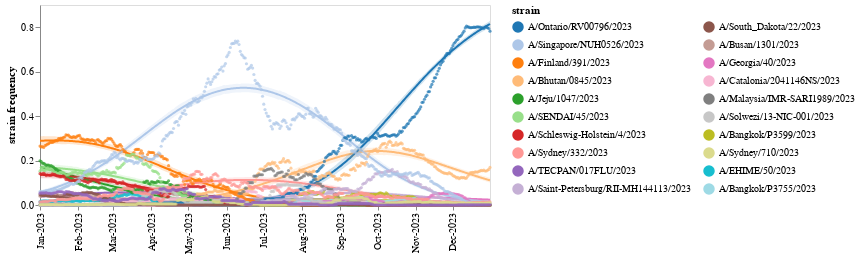

The notebook cell this image was saved under:
### Code cell
max_freq_sorted_strains = (
    plot_freqs_df.sort_values("freq_median", ascending=False)["strain"].unique()
)

freqs_chart_base = (
    alt.Chart(plot_freqs_df)
    .encode(
        alt.X(
            "date",
            title=None,
            axis=alt.Axis(grid=False, format="%b-%Y", labelAngle=-90),
        ),
        alt.Color(
            "strain",
            scale=alt.Scale(domain=max_freq_sorted_strains, scheme="category20"),
            legend=alt.Legend(
                labelLimit=500,
                columns=int(math.ceil(plot_freqs_df["strain"].nunique() / 12)),
            ),
        ),
        tooltip=[
            "strain",
            "growth_advantage",
            "date",
            alt.Tooltip("freq_median", format=".2f", title="predicted frequency"),
            alt.Tooltip(
                "frac_sequences",
                format=".2f",
                title=f"actual frequency (+/-{plot_window_frame_days} days)",
            ),
        ],
    )
    .properties(
        width=450,
        height=200,
    )
)

freqs_chart_median = (
    freqs_chart_base
    .encode(alt.Y("freq_median", title="strain frequency", axis=alt.Axis(grid=False)))
    .mark_line(opacity=1, strokeWidth=2)
)

freqs_chart_hpd = (
    freqs_chart_base
    .encode(
        alt.Y("freq_hpd_min"),
        alt.Y2("freq_hpd_max"),
    )
    .mark_area(opacity=0.2)
)

freqs_chart_points = (
    freqs_chart_base
    .encode(alt.Y("frac_sequences"))
    .mark_circle(size=10)
)

freqs_chart_median + freqs_chart_hpd + freqs_chart_points

### Figure 1 — Vega-Lite specification as saved in the notebook (floating-point values rounded to 4 significant figures; data arrays with more than 128 entries replaced by an {"elided": "..."} marker saying what was removed)
{"config": {"view": {"continuousWidth": 300, "continuousHeight": 300}}, "layer": [{"mark": {"type": "line", "opacity": 1, "strokeWidth": 2}, "encoding": {"color": {"field": "strain", "legend": {"columns": 2, "labelLimit": 500}, "scale": {"domain": ["A/Ontario/RV00796/2023", "A/Singapore/NUH0526/2023", "A/Finland/391/2023", "A/Bhutan/0845/2023", "A/Jeju/1047/2023", "A/SENDAI/45/2023", "A/Schleswig-Holstein/4/2023", "A/Sydney/332/2023", "A/TECPAN/017FLU/2023", "A/Saint-Petersburg/RII-MH144113/2023", "A/South_Dakota/22/2023", "A/Busan/1301/2023", "A/Georgia/40/2023", "A/Catalonia/2041146NS/2023", "A/Malaysia/IMR-SARI1989/2023", "A/Solwezi/13-NIC-001/2023", "A/Bangkok/P3599/2023", "A/Sydney/710/2023", "A/EHIME/50/2023", "A/Bangkok/P3755/2023"], "scheme": "category20"}, "type": "nominal"}, "tooltip": [{"field": "strain", "type": "nominal"}, {"field": "growth_advantage", "type": "nominal"}, {"field": "date", "type": "temporal"}, {"field": "freq_median", "format": ".2f", "title": "predicted frequency", "type": "quantitative"}, {"field": "frac_sequences", "format": ".2f", "title": "actual frequency (+/-14 days)", "type": "quantitative"}], "x": {"axis": {"format": "%b-%Y", "grid": false, "labelAngle": -90}, "field": "date", "title": null, "type": "temporal"}, "y": {"axis": {"grid": false}, "field": "freq_median", "title": "strain frequency", "type": "quantitative"}}}, {"mark": {"type": "area", "opacity": 0.2}, "encoding": {"color": {"field": "strain", "legend": {"columns": 2, "labelLimit": 500}, "scale": {"domain": ["A/Ontario/RV00796/2023", "A/Singapore/NUH0526/2023", "A/Finland/391/2023", "A/Bhutan/0845/2023", "A/Jeju/1047/2023", "A/SENDAI/45/2023", "A/Schleswig-Holstein/4/2023", "A/Sydney/332/2023", "A/TECPAN/017FLU/2023", "A/Saint-Petersburg/RII-MH144113/2023", "A/South_Dakota/22/2023", "A/Busan/1301/2023", "A/Georgia/40/2023", "A/Catalonia/2041146NS/2023", "A/Malaysia/IMR-SARI1989/2023", "A/Solwezi/13-NIC-001/2023", "A/Bangkok/P3599/2023", "A/Sydney/710/2023", "A/EHIME/50/2023", "A/Bangkok/P3755/2023"], "scheme": "category20"}, "type": "nominal"}, "tooltip": [{"field": "strain", "type": "nominal"}, {"field": "growth_advantage", "type": "nominal"}, {"field": "date", "type": "temporal"}, {"field": "freq_median", "format": ".2f", "title": "predicted frequency", "type": "quantitative"}, {"field": "frac_sequences", "format": ".2f", "title": "actual frequency (+/-14 days)", "type": "quantitative"}], "x": {"axis": {"format": "%b-%Y", "grid": false, "labelAngle": -90}, "field": "date", "title": null, "type": "temporal"}, "y": {"field": "freq_hpd_min", "type": "quantitative"}, "y2": {"field": "freq_hpd_max"}}}, {"mark": {"type": "circle", "size": 10}, "encoding": {"color": {"field": "strain", "legend": {"columns": 2, "labelLimit": 500}, "scale": {"domain": ["A/Ontario/RV00796/2023", "A/Singapore/NUH0526/2023", "A/Finland/391/2023", "A/Bhutan/0845/2023", "A/Jeju/1047/2023", "A/SENDAI/45/2023", "A/Schleswig-Holstein/4/2023", "A/Sydney/332/2023", "A/TECPAN/017FLU/2023", "A/Saint-Petersburg/RII-MH144113/2023", "A/South_Dakota/22/2023", "A/Busan/1301/2023", "A/Georgia/40/2023", "A/Catalonia/2041146NS/2023", "A/Malaysia/IMR-SARI1989/2023", "A/Solwezi/13-NIC-001/2023", "A/Bangkok/P3599/2023", "A/Sydney/710/2023", "A/EHIME/50/2023", "A/Bangkok/P3755/2023"], "scheme": "category20"}, "type": "nominal"}, "tooltip": [{"field": "strain", "type": "nominal"}, {"field": "growth_advantage", "type": "nominal"}, {"field": "date", "type": "temporal"}, {"field": "freq_median", "format": ".2f", "title": "predicted frequency", "type": "quantitative"}, {"field": "frac_sequences", "format": ".2f", "title": "actual frequency (+/-14 days)", "type": "quantitative"}], "x": {"axis": {"format": "%b-%Y", "grid": false, "labelAngle": -90}, "field": "date", "title": null, "type": "temporal"}, "y": {"field": "frac_sequences", "type": "quantitative"}}}], "data": {"name": "data-8ea8a30c974bb96f73a80df524118d01"}, "height": 200, "width": 450, "$schema": "https://vega.github.io/schema/vega-lite/v5.20.1.json", "datasets": {"data-8ea8a30c974bb96f73a80df524118d01": {"elided": "7300 records"}}}
